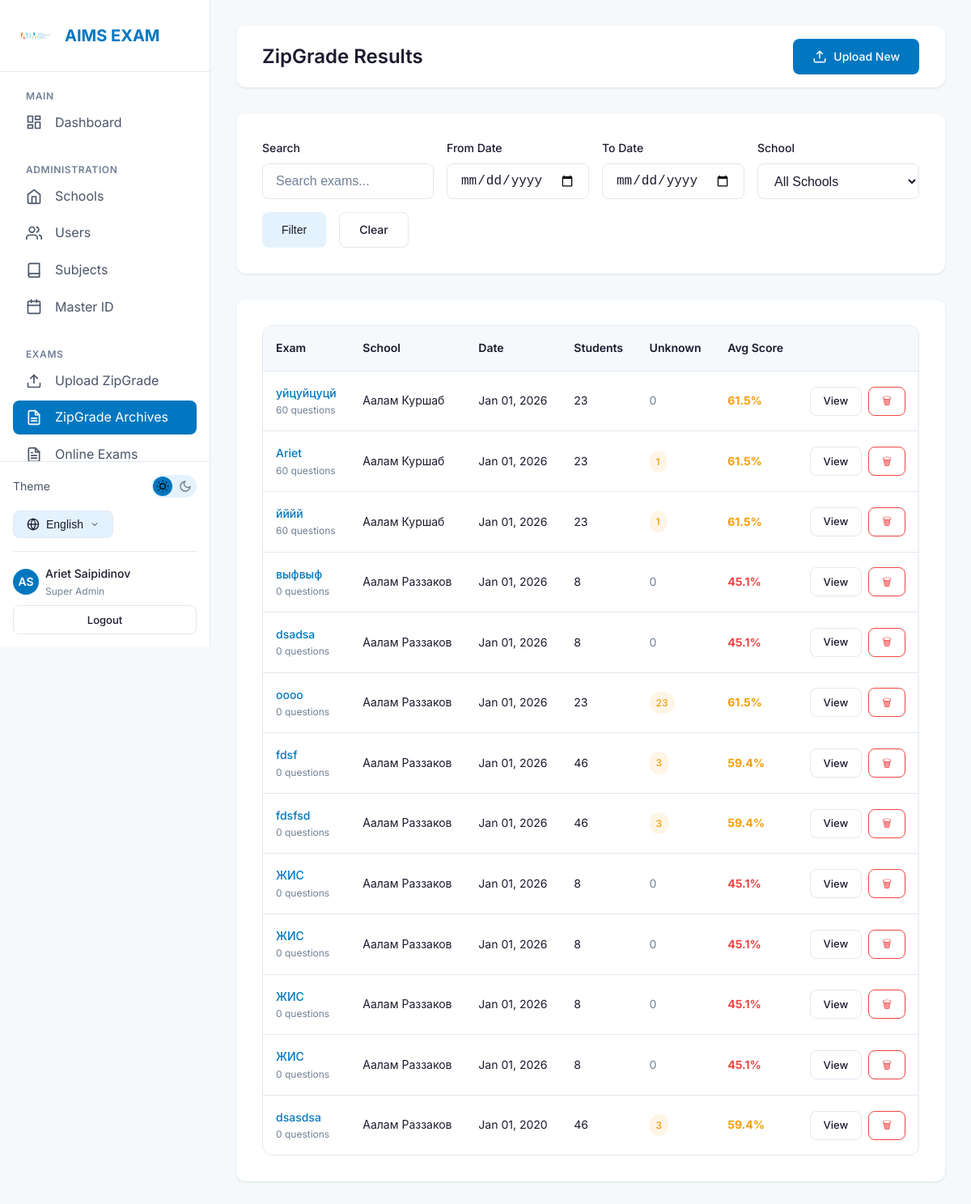
Before: /zipgrade/results/ (signed in) with the older database file.
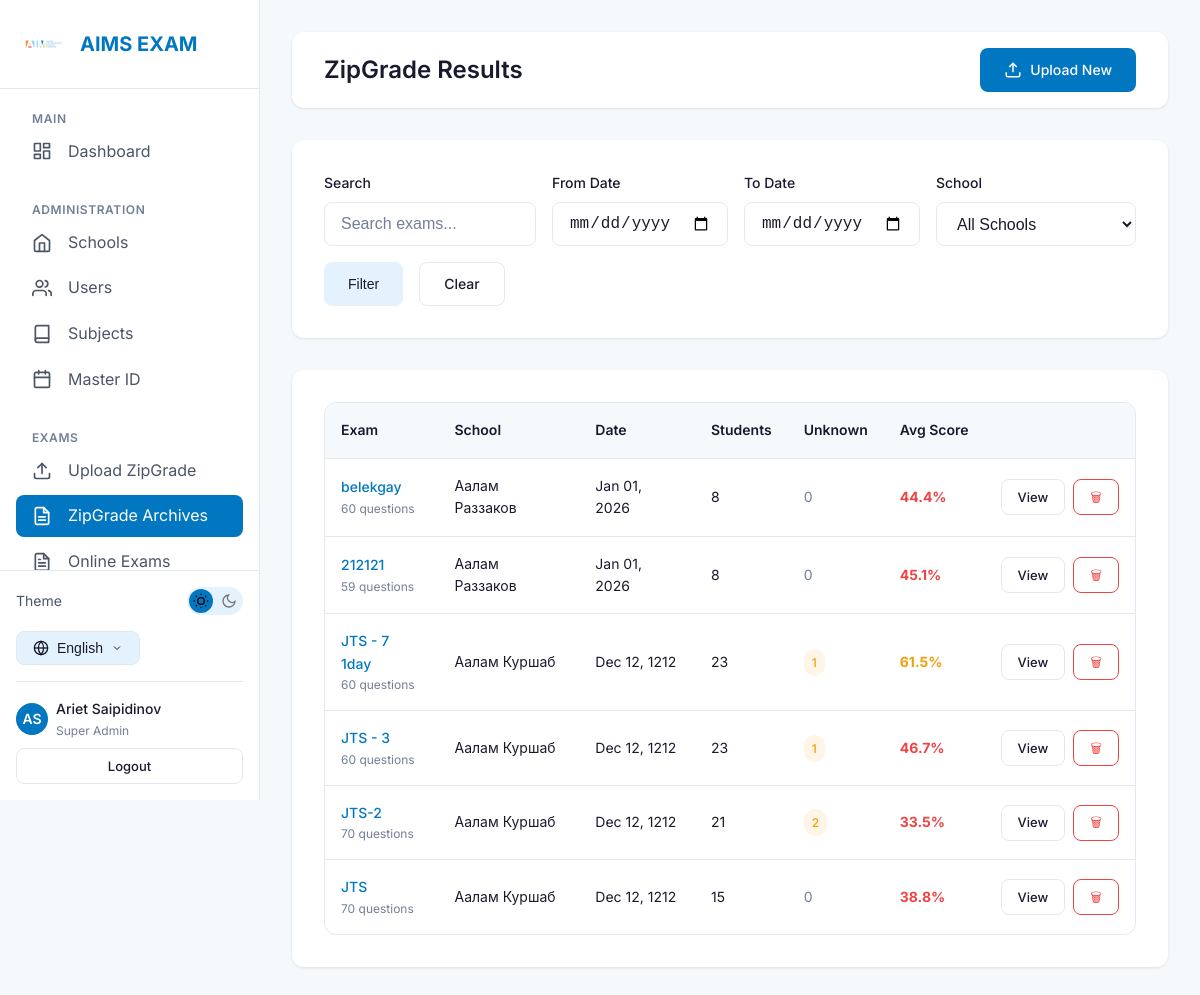
After: the same page with the newer database file.
### zipgrade/models.py (models this page shows, shortened)
class ZipGradeExam(models.Model):
    school = models.ForeignKey(
        School,
        on_delete=models.CASCADE,
        related_name='zipgrade_exams',
        verbose_name=_('School')
    )
    uploaded_by = models.ForeignKey(
        User,
        on_delete=models.SET_NULL,
        null=True,
        related_name='uploaded_exams',
        verbose_name=_('Uploaded By')
    )
    title = models.CharField(max_length=200, verbose_name=_('Exam Title'))
    original_filename = models.CharField(max_length=255, verbose_name=_('Original Filename'))
    exam_date = models.DateField(verbose_name=_('Exam Date'))
    total_questions = models.PositiveIntegerField(default=0, verbose_name=_('Total Questions'))
    total_students = models.PositiveIntegerField(default=0, verbose_name=_('Total Students'))
    unknown_students = models.PositiveIntegerField(default=0, verbose_name=_('Unknown Students'))
    answer_key = models.TextField(blank=True, verbose_name=_('Answer Key (JSON)'))
    folder = models.ForeignKey(
        ExamFolder,
        null=True,
        blank=True,
        on_delete=models.SET_NULL,
        related_name='exams',
        verbose_name=_('Folder')
    )
    created_at = models.DateTimeField(auto_now_add=True)
    updated_at = models.DateTimeField(auto_now=True)
    class Meta:
        verbose_name = _('ZipGrade Exam')
        verbose_name_plural = _('ZipGrade Exams')
        ordering = ['-exam_date', '-created_at']
    @property
    def average_score(self):
        results = self.results.all()
        if not results.exists():
            return 0
        total = sum(r.percentage for r in results)
        return round(total / results.count(), 1)

class ExamResult(models.Model):
    exam = models.ForeignKey(
        ZipGradeExam,
        on_delete=models.CASCADE,
        related_name='results',
        verbose_name=_('Exam')
    )
    student = models.ForeignKey(
        MasterStudent,
        on_delete=models.SET_NULL,
        null=True,
        blank=True,
        related_name='exam_results',
        verbose_name=_('Student')
    )
    zipgrade_student_id = models.CharField(max_length=50, verbose_name=_('ZipGrade Student ID'))
    zipgrade_first_name = models.CharField(max_length=100, blank=True, verbose_name=_('First Name (ZipGrade)'))
    zipgrade_last_name = models.CharField(max_length=100, blank=True, verbose_name=_('Last Name (ZipGrade)'))
    earned_points = models.DecimalField(max_digits=7, decimal_places=2, verbose_name=_('Earned Points'))
    max_points = models.DecimalField(max_digits=7, decimal_places=2, verbose_name=_('Max Points'))
    percentage = models.DecimalField(max_digits=5, decimal_places=2, verbose_name=_('Percentage'))
    answers = models.TextField(blank=True, verbose_name=_('Answers (JSON)'))
    is_unknown = models.BooleanField(default=False, verbose_name=_('Unknown Student'))
    manual_first_name = models.CharField(max_length=100, blank=True, verbose_name=_('Manual First Name'))
    manual_last_name = models.CharField(max_length=100, blank=True, verbose_name=_('Manual Last Name'))
    manual_class_name = models.CharField(max_length=50, blank=True, verbose_name=_('Manual Class Name'))
    created_at = models.DateTimeField(auto_now_add=True)
    class Meta:
        verbose_name = _('Exam Result')
        verbose_name_plural = _('Exam Results')
        ordering = ['-percentage']
        unique_together = ['exam', 'zipgrade_student_id']

### schools/models.py (models this page shows, shortened)
class School(models.Model):
    name = models.CharField(max_length=200, verbose_name=_('School Name'))
    code = models.CharField(max_length=50, unique=True, verbose_name=_('School Code'))
    address = models.TextField(blank=True, verbose_name=_('Address'))
    phone = models.CharField(max_length=20, blank=True, verbose_name=_('Phone'))
    email = models.EmailField(blank=True, verbose_name=_('Email'))
    logo = models.ImageField(
        upload_to='school_logos/',
        blank=True,
        null=True,
        verbose_name=_('School Logo')
    )
    is_active = models.BooleanField(default=True, verbose_name=_('Active'))
    created_at = models.DateTimeField(auto_now_add=True)
    updated_at = models.DateTimeField(auto_now=True)
    class Meta:
        verbose_name = _('School')
        verbose_name_plural = _('Schools')
        ordering = ['name']

### zipgrade/views.py (the view, shortened to what this page needs)
# urls.py: path('results/', views.results_view, name='results'),
@login_required
@teacher_or_admin_required
def results_view(request):
    exams = ZipGradeExam.objects.all().select_related('school', 'uploaded_by')
    if request.user.role != 'super_admin' and request.user.primary_school:
        exams = exams.filter(school=request.user.primary_school)
    date_from = request.GET.get('date_from')
    if date_from:
        exams = exams.filter(exam_date__gte=date_from)
    date_to = request.GET.get('date_to')
    if date_to:
        exams = exams.filter(exam_date__lte=date_to)
    search = request.GET.get('search', '')
    school_filter = request.GET.get('school')
    if school_filter:
        exams = exams.filter(school_id=school_filter)
    paginator = Paginator(exams, 20)
    page = request.GET.get('page', 1)
    exams = paginator.get_page(page)
    from schools.models import School
    context = {
        'exams': exams,
        'search': search,
        'school_filter': school_filter,
        'date_from': date_from,
        'date_to': date_to,
        'schools': School.objects.filter(is_active=True),
    }
    return render(request, 'zipgrade/results.html', context)

### accounts/models.py (called while the page is built)
    def get_full_name(self):
        return f"{self.first_name} {self.last_name}".strip()

### schools/templatetags/i18n_extras.py (called while the page is built)
@register.simple_tag(takes_context=True)
def switch_lang(context, lang_code):
    path = context['request'].path
    try:
        url = translate_url(path, lang_code)
        if url == path and lang_code not in path:
             match = resolve(path)
             with translation.override(lang_code):
                 url = reverse(match.view_name, args=match.args, kwargs=match.kwargs)
        query = context['request'].GET.urlencode()
        if query:
            url = f"{url}?{query}"
        return url
    except Exception:
        return path # Fallback to current path

### zipgrade/templates/zipgrade/results.html (shortened to what the changed rows need)
{% extends 'base.html' %}
{% load i18n %}
{% block content %}
<div class='topbar'>
    <h1 class='topbar-title'>{% trans 'ZipGrade Results' %}</h1>
</div>
<div class='card'>
    <div class='table-container'>
        <table class='table'>
            <thead>
                <tr>
                    <th>{% trans 'Exam' %}</th>
                    <th>{% trans 'School' %}</th>
                    <th>{% trans 'Date' %}</th>
                    <th>{% trans 'Students' %}</th>
                    <th>{% trans 'Unknown' %}</th>
                    <th>{% trans 'Avg Score' %}</th>
                    <th style='width: 140px;'></th>
                </tr>
            </thead>
            <tbody>
                {% for exam in exams %}
                <tr>
                    <td>
                        <a href='{% url "zipgrade:exam_detail" exam.pk %}' style='font-weight: 500;'>
                            {{ exam.title }}
                        </a>
                        <div class='text-muted' style='font-size: 0.75rem;'>
                            {{ exam.total_questions }} {% trans 'questions' %}
                        </div>
                    </td>
                    <td>{{ exam.school.name }}</td>
                    <td>{{ exam.exam_date|date:'M d, Y' }}</td>
                    <td>{{ exam.total_students }}</td>
                    <td>
                        {% if exam.unknown_students > 0 %}
                        <span class='badge badge-warning'>{{ exam.unknown_students }}</span>
                        {% else %}
                        <span class='text-muted'>0</span>
                        {% endif %}
                    </td>
                    <td>
                        <strong style="color:
                            {% if exam.average_score >= 70 %}var(--success)
                            {% elif exam.average_score >= 50 %}var(--warning)
                            {% else %}var(--danger)
                            {% endif %}">
                            {{ exam.average_score }}%
                        </strong>
                    </td>
                    <td>
                        <div style='display: flex; gap: 8px;'>
                            <a href='{% url "zipgrade:exam_detail" exam.pk %}' class='btn btn-sm btn-outline'>
                                {% trans 'View' %}
                            </a>
                            <a href='{% url "zipgrade:exam_delete" exam.pk %}' class='btn btn-sm btn-outline'
                                style='color: var(--danger); border-color: var(--danger);' title='{% trans "Delete" %}'>
                                🗑
                            </a>
                        </div>
                    </td>
                </tr>
                {% empty %}
                <tr>
                    <td colspan='7' style='text-align: center; color: var(--text-muted); padding: var(--spacing-xl);'>
                        {% trans 'No exams uploaded yet.' %}
                    </td>
                </tr>
                {% endfor %}
            </tbody>
        </table>
    </div>
</div>
{% endblock %}

Changed rows visible on the page:
removed ZipGradeExam: title "уйцуйцуцй", total_questions "60", school.name "Аалам Куршаб", exam_date "Jan 01, 2026", total_students "23", unknown_students "0", average_score "61.5"
removed ZipGradeExam: title "Ariet", total_questions "60", school.name "Аалам Куршаб", exam_date "Jan 01, 2026", total_students "23", unknown_students "1", average_score "61.5"
removed ZipGradeExam: title "йййй", total_questions "60", school.name "Аалам Куршаб", exam_date "Jan 01, 2026", total_students "23", unknown_students "1", average_score "61.5"
removed ZipGradeExam: title "выфвыф", total_questions "0", school.name "Аалам Раззаков", exam_date "Jan 01, 2026", total_students "8", unknown_students "0", average_score "45.1"
removed ZipGradeExam: title "dsadsa", total_questions "0", school.name "Аалам Раззаков", exam_date "Jan 01, 2026", total_students "8", unknown_students "0", average_score "45.1"
removed ZipGradeExam: title "оооо", total_questions "0", school.name "Аалам Раззаков", exam_date "Jan 01, 2026", total_students "23", unknown_students "23", average_score "61.5"
removed ZipGradeExam: title "fdsf", total_questions "0", school.name "Аалам Раззаков", exam_date "Jan 01, 2026", total_students "46", unknown_students "3", average_score "59.4"
removed ZipGradeExam: title "fdsfsd", total_questions "0", school.name "Аалам Раззаков", exam_date "Jan 01, 2026", total_students "46", unknown_students "3", average_score "59.4"
removed ZipGradeExam: title "ЖИС", total_questions "0", school.name "Аалам Раззаков", exam_date "Jan 01, 2026", total_students "8", unknown_students "0", average_score "45.1"
removed ZipGradeExam: title "ЖИС", total_questions "0", school.name "Аалам Раззаков", exam_date "Jan 01, 2026", total_students "8", unknown_students "0", average_score "45.1"
removed ZipGradeExam: title "ЖИС", total_questions "0", school.name "Аалам Раззаков", exam_date "Jan 01, 2026", total_students "8", unknown_students "0", average_score "45.1"
removed ZipGradeExam: title "ЖИС", total_questions "0", school.name "Аалам Раззаков", exam_date "Jan 01, 2026", total_students "8", unknown_students "0", average_score "45.1"
removed ZipGradeExam: title "dsasdsa", total_questions "0", school.name "Аалам Раззаков", exam_date "Jan 01, 2020", total_students "46", unknown_students "3", average_score "59.4"
added ZipGradeExam: title "belekgay", total_questions "60", school.name "Аалам Раззаков", exam_date "Jan 01, 2026", total_students "8", unknown_students "0", average_score "44.4"
added ZipGradeExam: title "212121", total_questions "59", school.name "Аалам Раззаков", exam_date "Jan 01, 2026", total_students "8", unknown_students "0", average_score "45.1"
added ZipGradeExam: title "JTS - 7 1day", total_questions "60", school.name "Аалам Куршаб", exam_date "Dec 12, 1212", total_students "23", unknown_students "1", average_score "61.5"
added ZipGradeExam: title "JTS - 3", total_questions "60", school.name "Аалам Куршаб", exam_date "Dec 12, 1212", total_students "23", unknown_students "1", average_score "46.7"
added ZipGradeExam: title "JTS-2", total_questions "70", school.name "Аалам Куршаб", exam_date "Dec 12, 1212", total_students "21", unknown_students "2", average_score "33.5"
added ZipGradeExam: title "JTS", total_questions "70", school.name "Аалам Куршаб", exam_date "Dec 12, 1212", total_students "15", unknown_students "0", average_score "38.8"
